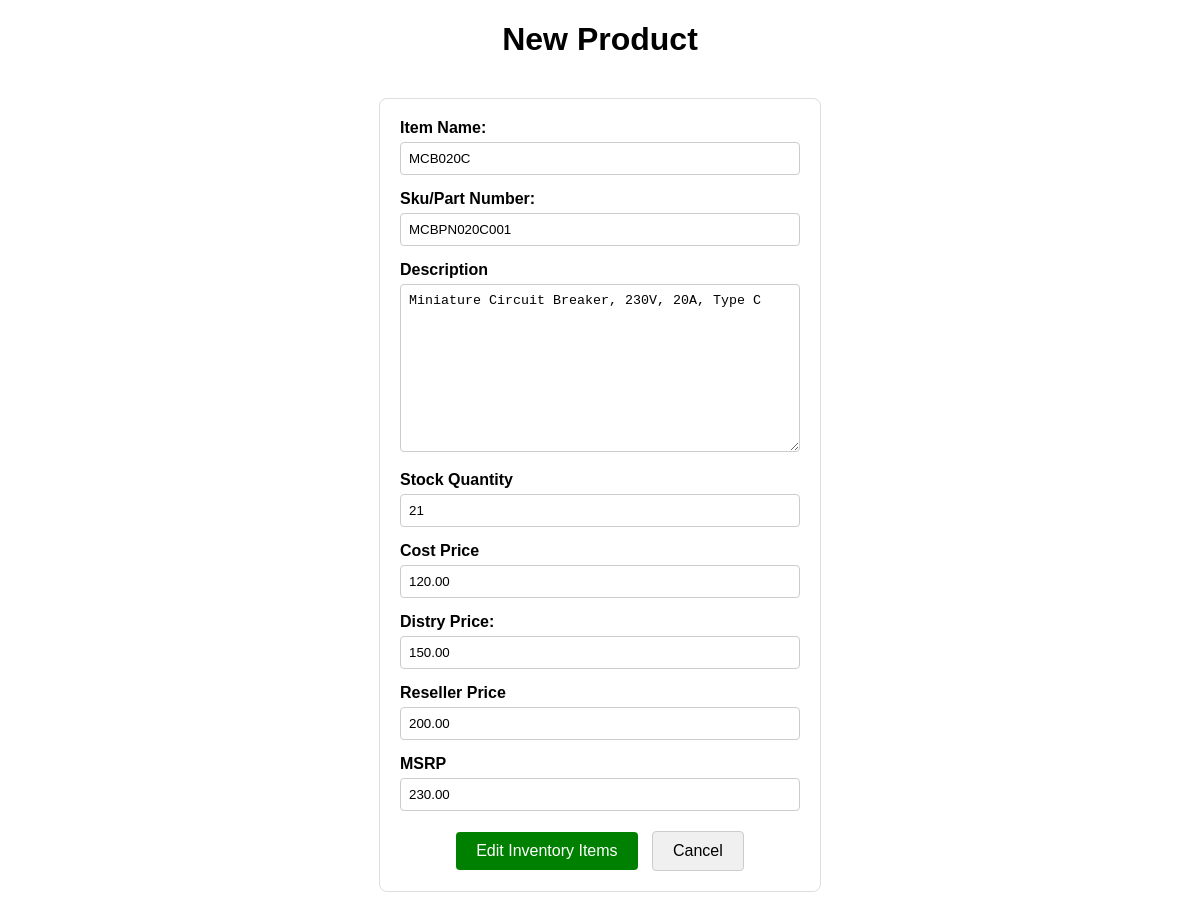
Before: /product_edit/2/ with the older database file.
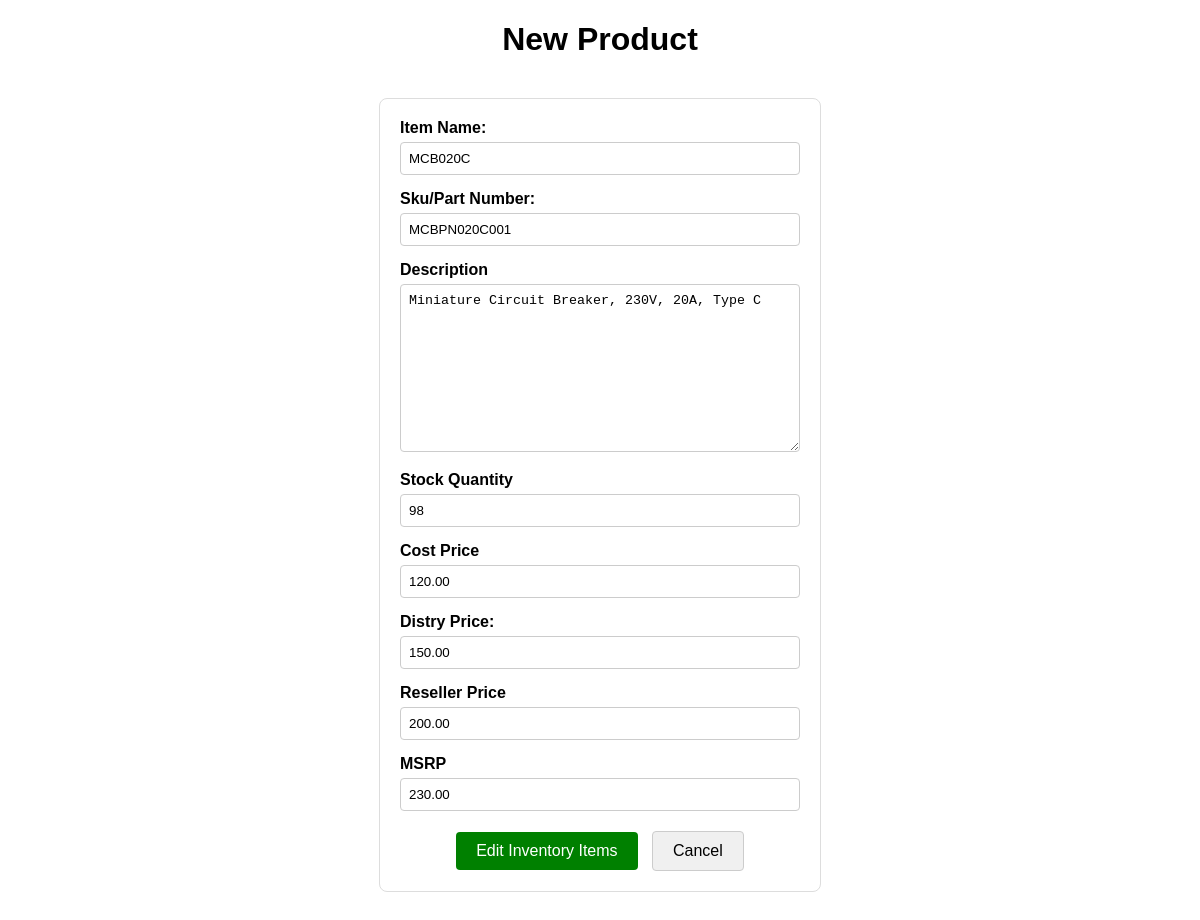
After: the same page with the newer database file.
### app/models.py (models this page shows, shortened)
class Product(models.Model):
    item_no = models.CharField(max_length=100)
    sku = models.CharField(max_length=50, unique=True)
    description = models.TextField()
    stock_quantity  = models.IntegerField(default=0)
    cost_price = models.DecimalField(max_digits=10, decimal_places=2)
    distry_price = models.DecimalField(max_digits=10, decimal_places=2)
    reseller_price = models.DecimalField(max_digits=10, decimal_places=2)
    MSRP = models.DecimalField(max_digits=10, decimal_places=2)
    dated_added = models.DateField(auto_now_add=True, null=True, blank=True)
    last_updated = models.DateField(auto_now=True, null=True, blank=True)

### app/views.py (the view)
# urls.py: path('product_edit/<int:pk>/', views.product_update, name='product_update'),
def product_update(request, pk):
    product =get_object_or_404(Product, pk=pk)
    form = ProductForm(request.POST or None, instance=product)
    if form.is_valid():
        form.save()
        return redirect('product_list')
    else:
        form = ProductForm(instance=product)
    return render(request, 'inventory/product_form.html', {'form': form})

### app/forms.py
class ProductForm(forms.ModelForm):
    class Meta:
        model = Product  # 2. This line fixes the ValueError!
        fields = ['item_no', 'sku', 'description', 'stock_quantity', 'cost_price',
                  'distry_price', 'reseller_price', 'MSRP']

### app/templates/inventory/product_form.html (shortened to what this page needs)
<!DOCTYPE html>
<html>
<head>
</head>
<body>
    <h1 style="text-align: center; font-family: Arial, sans-serif;">New Product</h1>
    <div class="form-container">
        <form method="POST">
            <div class="form-group">
                <label>Item Name:</label>
                {{ form.item_no }}
            </div>
            <div class="form-group">
                <label>Sku/Part Number:</label>
                {{ form.sku }}
            </div>
            <div class="form-group">
                <label>Description</label>
                {{ form.description }}
            </div>
            <div class="form-group">
                <label>Stock Quantity</label>
                {{ form.stock_quantity }}
            </div>
            <div class="form-group">
                <label>Cost Price</label>
                {{ form.cost_price }}
            </div>
            <div class="form-group">
                <label>Distry Price:</label>
                {{ form.distry_price }}
            </div>
            <div class="form-group">
                <label>Reseller Price</label>
                {{ form.reseller_price }}
            </div>
            <div class="form-group">
                <label>MSRP</label>
                {{ form.MSRP }}
            </div>
            <div class="btn-group">
                <button type="submit" class="btn btn-primary">Edit Inventory Items</button>
                <a href="{% url 'product_list' %}" class="btn btn-secondary">Cancel</a>
            </div>
        </form>
    </div>
</body>
</html>

Changed rows visible on the page:
changed Product "MCB020C": stock_quantity "21" → "98"
